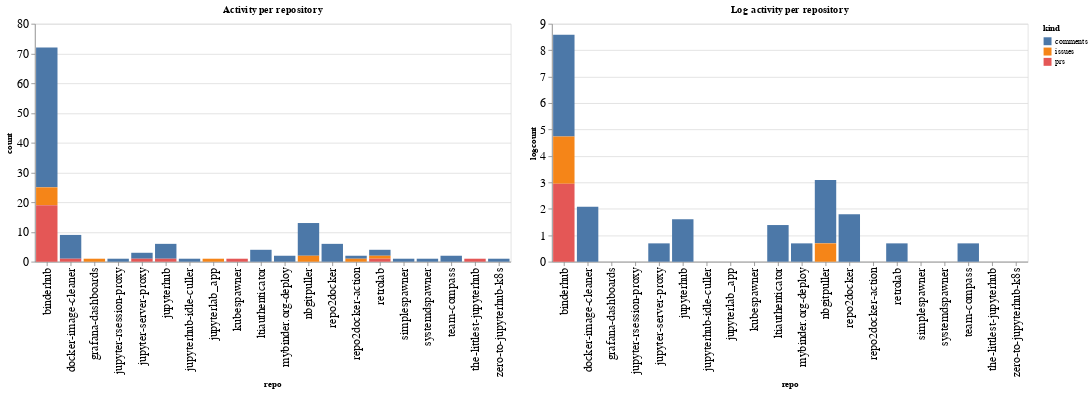

Source (notebook cell):
### Code cell
ch1 = alt.Chart(repo_summaries, width=600, title="Activity per repository").mark_bar().encode(
    x='repo',
    y='count',
    color='kind',
    tooltip="kind"
)

ch2 = alt.Chart(repo_summaries, width=600, title="Log activity per repository").mark_bar().encode(
    x='repo',
    y='logcount',
    color='kind',
    tooltip="kind"
)

ch1 | ch2

### Figure 1 — Vega-Lite specification as saved in the notebook (floating-point values rounded to 4 significant figures)
{"config": {"axisLeft": {"labelFontSize": 15}, "axisBottom": {"labelFontSize": 15}}, "hconcat": [{"mark": "bar", "encoding": {"color": {"type": "nominal", "field": "kind"}, "tooltip": {"type": "nominal", "field": "kind"}, "x": {"type": "nominal", "field": "repo"}, "y": {"type": "quantitative", "field": "count"}}, "title": "Activity per repository", "width": 600}, {"mark": "bar", "encoding": {"color": {"type": "nominal", "field": "kind"}, "tooltip": {"type": "nominal", "field": "kind"}, "x": {"type": "nominal", "field": "repo"}, "y": {"type": "quantitative", "field": "logcount"}}, "title": "Log activity per repository", "width": 600}], "data": {"name": "data-009c27fc09b49f1552cfb59bc75e4c88"}, "$schema": "https://vega.github.io/schema/vega-lite/v4.8.1.json", "datasets": {"data-009c27fc09b49f1552cfb59bc75e4c88": [{"repo": "binderhub", "kind": "comments", "count": 47, "logcount": 3.85}, {"repo": "binderhub", "kind": "issues", "count": 6, "logcount": 1.792}, {"repo": "binderhub", "kind": "prs", "count": 19, "logcount": 2.944}, {"repo": "docker-image-cleaner", "kind": "comments", "count": 8, "logcount": 2.079}, {"repo": "docker-image-cleaner", "kind": "prs", "count": 1, "logcount": 0.0}, {"repo": "grafana-dashboards", "kind": "issues", "count": 1, "logcount": 0.0}, {"repo": "jupyter-rsession-proxy", "kind": "comments", "count": 1, "logcount": 0.0}, {"repo": "jupyter-server-proxy", "kind": "comments", "count": 2, "logcount": 0.6931}, {"repo": "jupyter-server-proxy", "kind": "prs", "count": 1, "logcount": 0.0}, {"repo": "jupyterhub", "kind": "comments", "count": 5, "logcount": 1.609}, {"repo": "jupyterhub", "kind": "prs", "count": 1, "logcount": 0.0}, {"repo": "jupyterhub-idle-culler", "kind": "comments", "count": 1, "logcount": 0.0}, {"repo": "jupyterlab_app", "kind": "issues", "count": 1, "logcount": 0.0}, {"repo": "kubespawner", "kind": "prs", "count": 1, "logcount": 0.0}, {"repo": "ltiauthenticator", "kind": "comments", "count": 4, "logcount": 1.386}, {"repo": "mybinder.org-deploy", "kind": "comments", "count": 2, "logcount": 0.6931}, {"repo": "nbgitpuller", "kind": "comments", "count": 11, "logcount": 2.398}, {"repo": "nbgitpuller", "kind": "issues", "count": 2, "logcount": 0.6931}, {"repo": "repo2docker", "kind": "comments", "count": 6, "logcount": 1.792}, {"repo": "repo2docker-action", "kind": "comments", "count": 1, "logcount": 0.0}, {"repo": "repo2docker-action", "kind": "issues", "count": 1, "logcount": 0.0}, {"repo": "retrolab", "kind": "comments", "count": 2, "logcount": 0.6931}, {"repo": "retrolab", "kind": "issues", "count": 1, "logcount": 0.0}, {"repo": "retrolab", "kind": "prs", "count": 1, "logcount": 0.0}, {"repo": "simplespawner", "kind": "comments", "count": 1, "logcount": 0.0}, {"repo": "systemdspawner", "kind": "comments", "count": 1, "logcount": 0.0}, {"repo": "team-compass", "kind": "comments", "count": 2, "logcount": 0.6931}, {"repo": "the-littlest-jupyterhub", "kind": "prs", "count": 1, "logcount": 0.0}, {"repo": "zero-to-jupyterhub-k8s", "kind": "comments", "count": 1, "logcount": 0.0}]}}
